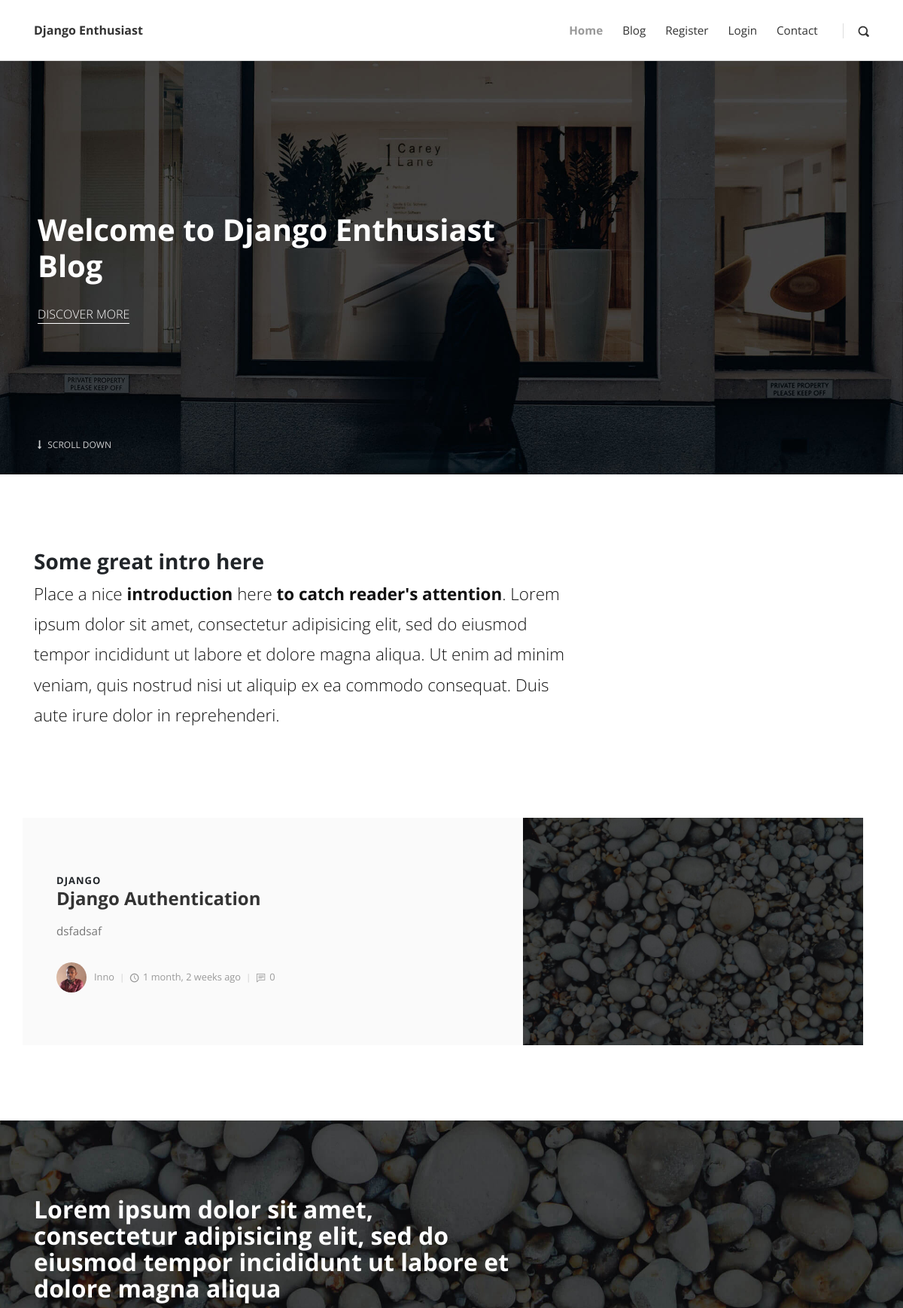
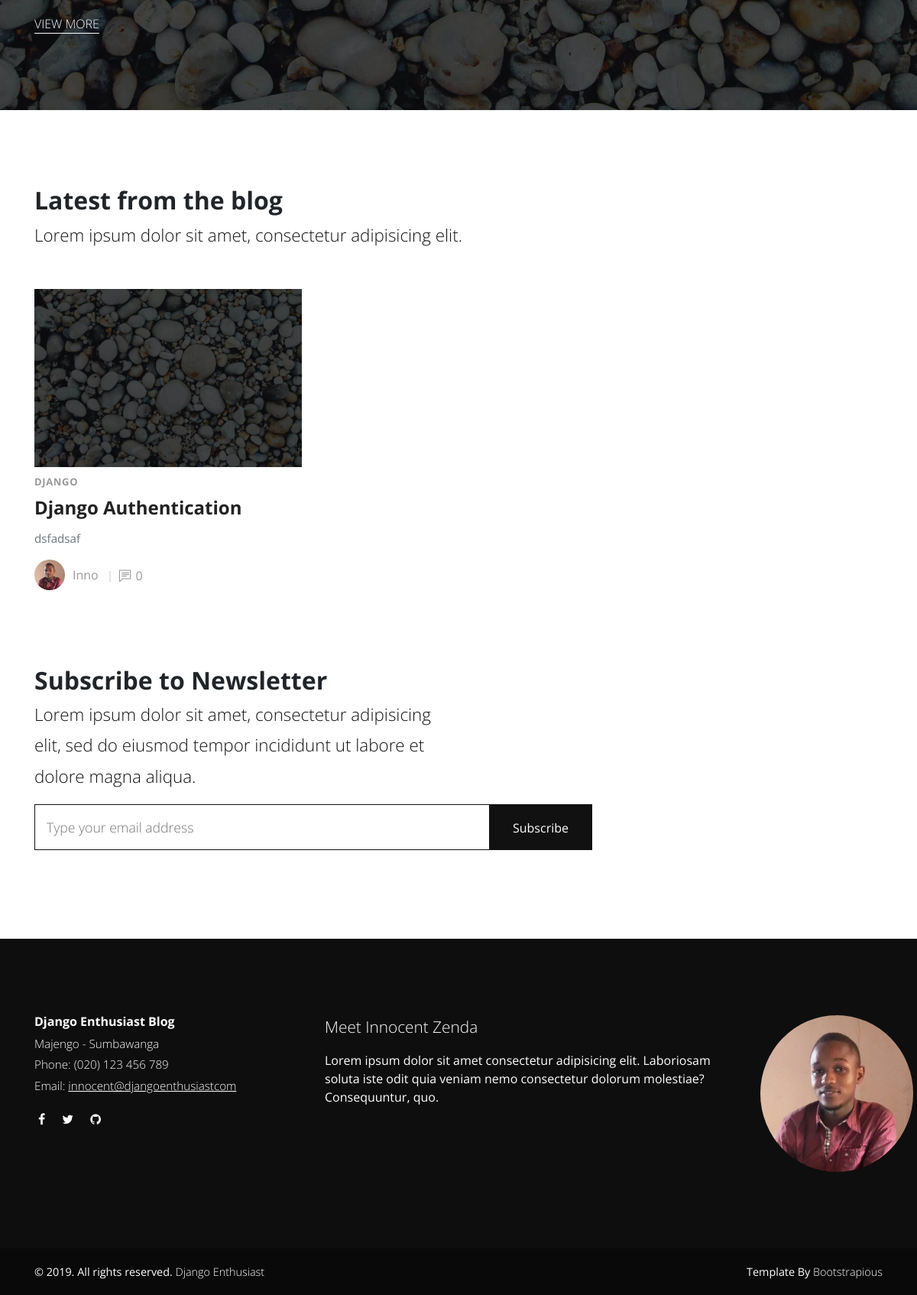
The page / on the database its author committed (2 pictures, top to bottom).
### blog/models.py (models this page shows, shortened)
class Category(models.Model):
    name = models.CharField(max_length=30)
    slug = models.SlugField(unique=True)
    class Meta:
        verbose_name_plural = 'Categories'
    def __str__(self):
        return self.slug

class Post(models.Model):
    title = models.CharField(max_length=140)
    slug = models.SlugField(unique=True)
    overview = models.TextField()
    content = HTMLField('Content')
    timestamp = models.DateTimeField(auto_now_add=True)
    categories = models.ManyToManyField(Category)
    author = models.ForeignKey(Author, on_delete=models.CASCADE)
    thumbnail = models.ImageField()
    comment_count = models.IntegerField(default=0)
    featured = models.BooleanField()
    prev_post = models.ForeignKey(
        'self', related_name='previous_post', on_delete=models.SET_NULL, null=True, blank=True)
    nxt_post = models.ForeignKey(
        'self', related_name='next_post', on_delete=models.SET_NULL, null=True, blank=True)
    class Meta:
        ordering = ['-timestamp', 'title']
    def get_absolute_url(self):
        return reverse('blog:post-detail', kwargs={'slug': self.slug})

class Author(models.Model):
    user = models.OneToOneField(get_user_model(), on_delete=models.CASCADE)
    profile_picture = models.ImageField()
    def __str__(self):
        return self.user.username

### blog/views.py (the view, shortened to what this page needs)
# urls.py: path('', views.HomePageView.as_view(), name='home'),
class HomePageView(ListView):
    queryset = Post.objects.all()[:3]
    template_name = 'index.html'
    def get_context_data(self, **kwargs):
        context = super().get_context_data(**kwargs)
        context['featured_posts'] = Post.objects.filter(featured=True)[:4]
        context['gallery_items'] = Gallery.objects.all()[:4]
        return context

### templates/index.html (shortened to what this page needs)
{% extends 'base.html' %}
{% load static %}
{% block content %}
  <body>
    <section style="background: url({% static 'img/hero.jpg' %}); background-size: cover; background-position: center center" class="hero">
      <div class="container">
        <div class="row">
          <div class="col-lg-7">
            <h1>Welcome to Django Enthusiast Blog</h1><a href="#" class="hero-link">Discover More</a>
          </div>
        </div><a href=".intro" class="continue link-scroll"><i class="fa fa-long-arrow-down"></i> Scroll Down</a>
      </div>
    </section>
    <section class="intro">
      <div class="container">
        <div class="row">
          <div class="col-lg-8">
            <h2 class="h3">Some great intro here</h2>
            <p class="text-big">Place a nice <strong>introduction</strong> here <strong>to catch reader's attention</strong>. Lorem ipsum dolor sit amet, consectetur adipisicing elit, sed do eiusmod tempor incididunt ut labore et dolore magna aliqua. Ut enim ad minim veniam, quis nostrud nisi ut aliquip ex ea commodo consequat. Duis aute irure dolor in reprehenderi.</p>
          </div>
        </div>
      </div>
    </section>
    <section class="featured-posts no-padding-top">
      <div class="container">
        {% for post in featured_posts %}
        <div class="row d-flex align-items-stretch">
          <div class="text col-lg-7">
            <div class="text-inner d-flex align-items-center">
              <div class="content">
                <header class="post-header">
                  <div class="category">
                  {% for cat in post.categories.all %}
                  <a href="{% url 'blog:post-category' cat.slug %}">{{ cat }}</a>
                  {% endfor %}
                  </div>
                  <a href="{{ post.get_absolute_url }}">
                    <h2 class="h4">{{ post.title }}</h2>
                  </a>
                </header>
                <p>
                  {{ post.overview }}
                </p>
                <footer class="post-footer d-flex align-items-center"><a href="#" class="author d-flex align-items-center flex-wrap">
                    <div class="avatar"><img src="{{ post.author.profile_picture.url }}" alt="..." class="img-fluid"></div>
                    <div class="title"><span>{{ post.author }}</span></div></a>
                  <div class="date"><i class="icon-clock"></i>{{ post.timestamp|timesince }} ago</div>
                  <div class="comments"><i class="icon-comment"></i>{{ post.comment_count }}</div>
                </footer>
              </div>
            </div>
          </div>
          {% if forloop.counter == 1 or forloop.counter == 3 %}
          <div class="image col-lg-5">
            <img src="{{ post.thumbnail.url }}" alt="...">
          </div>
          {% endif %}
        </div>
        {% endfor %}
      </div>
    </section>
    <section style="background: url({% static 'img/divider-bg.jpg' %}); background-size: cover; background-position: center bottom" class="divider">
      <div class="container">
        <div class="row">
          <div class="col-md-7">
            <h2>Lorem ipsum dolor sit amet, consectetur adipisicing elit, sed do eiusmod tempor incididunt ut labore et dolore magna aliqua</h2><a href="#" class="hero-link">View More</a>
          </div>
        </div>
      </div>
    </section>
    <section class="latest-posts">
      <div class="container">
        <header>
          <h2>Latest from the blog</h2>
          <p class="text-big">Lorem ipsum dolor sit amet, consectetur adipisicing elit.</p>
        </header>
        <div class="row">
        {% for post in object_list %}
        <div class="post col-md-4">
            <div class="post-thumbnail">
              <a href="{{ post.get_absolute_url }}">
                <img src="{{ post.thumbnail.url }}" alt="..." class="img-fluid">
              </a>
            </div>
            <div class="post-details">
              <div class="post-meta d-flex justify-content-between">
                <div class="category">
                    {% for cat in post.categories.all %}
                    <a href="{% url 'blog:post-category' cat.slug %}">{{ cat }}</a>
                    {% endfor %}
                </div>
              </div><a href="{{ post.get_absolute_url }}">
                <h3 class="h4">{{ post.title }}</h3></a>
              <p class="text-muted">
                {{ post.overview }}
              </p>
              <footer class="post-footer d-flex align-items-center">
                  <a href="#" class="author d-flex align-items-center flex-wrap">
                    <div class="avatar">
                      <img src="{{ post.author.profile_picture.url }}" alt="..." class="img-fluid">
                    </div>
                    <div class="title">
                      <span>{{ post.author }}</span>
                    </div>
                  </a>
                  <div class="comments meta-last">
                    <i class="icon-comment"></i>{{ post.comment_count }}
                  </div>
                </footer>
            </div>
          </div>
        {% endfor %}
        </div>
      </div>
    </section>
    <section class="newsletter no-padding-top">
      <div class="container">
        <div class="row">
          <div class="col-md-6">
            <h2>Subscribe to Newsletter</h2>
            <p class="text-big">Lorem ipsum dolor sit amet, consectetur adipisicing elit, sed do eiusmod tempor incididunt ut labore et dolore magna aliqua.</p>
          </div>
          <div class="col-md-8">
            <div class="form-holder">
              <form action="." method="POST">
                <div class="form-group">
                  <input type="email" name="email" id="email" placeholder="Type your email address">
                  <button type="submit" class="submit">Subscribe</button>
                </div>
              </form>
            </div>
          </div>
        </div>
      </div>
    </section>
{% endblock content %}

### rows shown on the page
Post: title "Django Authentication", overview "dsfadsaf", author.profile_picture (picture), author "Inno", timestamp "1 month, 2 weeks", comment_count "0", thumbnail (picture)
Category: slug "DJANGO"
